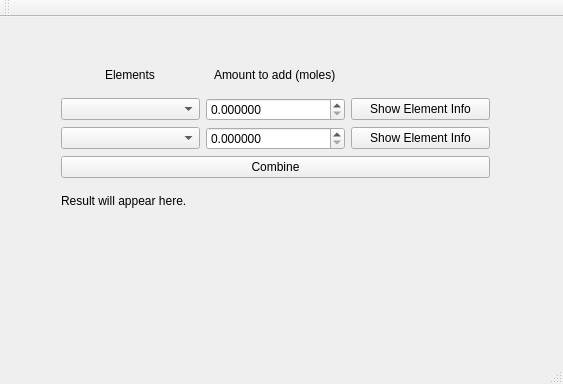
<?xml version="1.0" encoding="UTF-8"?>
<ui version="4.0">
 <class>MainWindow</class>
 <widget class="QMainWindow" name="MainWindow">
  <property name="geometry">
   <rect>
    <x>0</x>
    <y>0</y>
    <width>563</width>
    <height>384</height>
   </rect>
  </property>
  <property name="windowTitle">
   <string>Balance Equations</string>
  </property>
  <property name="autoFillBackground">
   <bool>true</bool>
  </property>
  <property name="styleSheet">
   <string notr="true"/>
  </property>
  <property name="documentMode">
   <bool>true</bool>
  </property>
  <property name="tabShape">
   <enum>QTabWidget::Triangular</enum>
  </property>
  <property name="unifiedTitleAndToolBarOnMac">
   <bool>true</bool>
  </property>
  <widget class="QWidget" name="centralWidget">
   <widget class="QWidget" name="gridLayoutWidget">
    <property name="geometry">
     <rect>
      <x>50</x>
      <y>30</y>
      <width>451</width>
      <height>181</height>
     </rect>
    </property>
    <layout class="QGridLayout" name="gridLayout">
     <item row="1" column="1">
      <widget class="QDoubleSpinBox" name="spinBoxElementOne">
       <property name="decimals">
        <number>6</number>
       </property>
       <property name="minimum">
        <double>0.000000000000000</double>
       </property>
       <property name="maximum">
        <double>9999.000000000000000</double>
       </property>
      </widget>
     </item>
     <item row="1" column="0">
      <widget class="QComboBox" name="dropdownElementOne"/>
     </item>
     <item row="1" column="2">
      <widget class="QPushButton" name="buttonShowInfoOne">
       <property name="text">
        <string>Show Element Info</string>
       </property>
      </widget>
     </item>
     <item row="0" column="0" alignment="Qt::AlignHCenter">
      <widget class="QLabel" name="labelElement">
       <property name="text">
        <string>Elements</string>
       </property>
      </widget>
     </item>
     <item row="2" column="2">
      <widget class="QPushButton" name="buttonShowInfoTwo">
       <property name="text">
        <string>Show Element Info</string>
       </property>
      </widget>
     </item>
     <item row="2" column="1">
      <widget class="QDoubleSpinBox" name="doubleSpinBox_2">
       <property name="decimals">
        <number>6</number>
       </property>
       <property name="minimum">
        <double>0.000000000000000</double>
       </property>
       <property name="maximum">
        <double>9999.000000000000000</double>
       </property>
      </widget>
     </item>
     <item row="4" column="0" colspan="3">
      <widget class="QLabel" name="labelResult">
       <property name="text">
        <string>Result will appear here.</string>
       </property>
      </widget>
     </item>
     <item row="0" column="1" alignment="Qt::AlignHCenter">
      <widget class="QLabel" name="labelAmount">
       <property name="text">
        <string>Amount to add (moles)</string>
       </property>
      </widget>
     </item>
     <item row="2" column="0">
      <widget class="QComboBox" name="dropdownElementTwo"/>
     </item>
     <item row="3" column="0" colspan="3">
      <widget class="QPushButton" name="buttonCombined">
       <property name="text">
        <string>Combine</string>
       </property>
      </widget>
     </item>
    </layout>
   </widget>
  </widget>
  <widget class="QMenuBar" name="menuBar">
   <property name="geometry">
    <rect>
     <x>0</x>
     <y>0</y>
     <width>563</width>
     <height>22</height>
    </rect>
   </property>
  </widget>
  <widget class="QToolBar" name="mainToolBar">
   <attribute name="toolBarArea">
    <enum>TopToolBarArea</enum>
   </attribute>
   <attribute name="toolBarBreak">
    <bool>false</bool>
   </attribute>
  </widget>
  <widget class="QStatusBar" name="statusBar"/>
 </widget>
 <layoutdefault spacing="6" margin="11"/>
 <resources/>
 <connections/>
 <slots>
  <slot>buttonClicked()</slot>
 </slots>
</ui>
